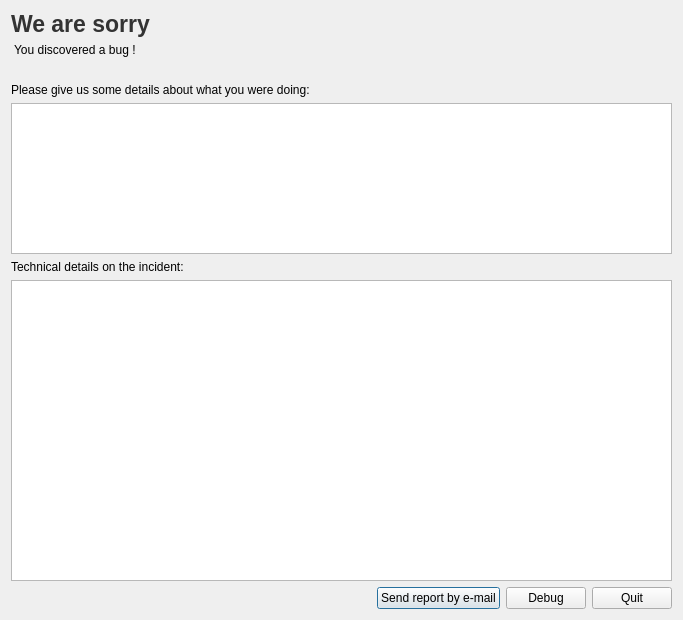
<?xml version="1.0" encoding="UTF-8"?>
<ui version="4.0">
 <class>BugReportDialog</class>
 <widget class="QDialog" name="BugReportDialog">
  <property name="windowModality">
   <enum>Qt::ApplicationModal</enum>
  </property>
  <property name="geometry">
   <rect>
    <x>0</x>
    <y>0</y>
    <width>683</width>
    <height>620</height>
   </rect>
  </property>
  <property name="windowTitle">
   <string>Ooops</string>
  </property>
  <property name="locale">
   <locale language="English" country="UnitedStates"/>
  </property>
  <property name="modal">
   <bool>true</bool>
  </property>
  <layout class="QVBoxLayout" name="verticalLayout">
   <item>
    <widget class="QLabel" name="label_4">
     <property name="font">
      <font>
       <pointsize>17</pointsize>
       <weight>75</weight>
       <bold>true</bold>
      </font>
     </property>
     <property name="styleSheet">
      <string notr="true">color: #333;</string>
     </property>
     <property name="text">
      <string>We are sorry</string>
     </property>
    </widget>
   </item>
   <item>
    <widget class="QLabel" name="label">
     <property name="styleSheet">
      <string notr="true">margin-bottom: 20px;</string>
     </property>
     <property name="locale">
      <locale language="English" country="UnitedStates"/>
     </property>
     <property name="text">
      <string>You discovered a bug !</string>
     </property>
     <property name="alignment">
      <set>Qt::AlignLeading|Qt::AlignLeft|Qt::AlignVCenter</set>
     </property>
     <property name="wordWrap">
      <bool>true</bool>
     </property>
    </widget>
   </item>
   <item>
    <widget class="QLabel" name="label_2">
     <property name="text">
      <string>Please give us some details about what you were doing:</string>
     </property>
     <property name="wordWrap">
      <bool>true</bool>
     </property>
    </widget>
   </item>
   <item>
    <widget class="QPlainTextEdit" name="report_text">
     <property name="sizePolicy">
      <sizepolicy hsizetype="Expanding" vsizetype="Expanding">
       <horstretch>0</horstretch>
       <verstretch>1</verstretch>
      </sizepolicy>
     </property>
     <property name="locale">
      <locale language="English" country="UnitedStates"/>
     </property>
    </widget>
   </item>
   <item>
    <widget class="QLabel" name="label_3">
     <property name="text">
      <string>Technical details on the incident:</string>
     </property>
     <property name="wordWrap">
      <bool>true</bool>
     </property>
    </widget>
   </item>
   <item>
    <widget class="QTextBrowser" name="traceback_text">
     <property name="sizePolicy">
      <sizepolicy hsizetype="Expanding" vsizetype="Expanding">
       <horstretch>0</horstretch>
       <verstretch>2</verstretch>
      </sizepolicy>
     </property>
     <property name="autoFormatting">
      <set>QTextEdit::AutoBulletList</set>
     </property>
     <property name="lineWrapMode">
      <enum>QTextEdit::NoWrap</enum>
     </property>
     <property name="openExternalLinks">
      <bool>true</bool>
     </property>
     <property name="openLinks">
      <bool>false</bool>
     </property>
    </widget>
   </item>
   <item>
    <layout class="QHBoxLayout" name="horizontalLayout">
     <item>
      <spacer name="horizontalSpacer">
       <property name="orientation">
        <enum>Qt::Horizontal</enum>
       </property>
       <property name="sizeHint" stdset="0">
        <size>
         <width>40</width>
         <height>20</height>
        </size>
       </property>
      </spacer>
     </item>
     <item>
      <widget class="QPushButton" name="send_button">
       <property name="text">
        <string>Send report by e-mail</string>
       </property>
      </widget>
     </item>
     <item>
      <widget class="QPushButton" name="debug_button">
       <property name="text">
        <string>Debug</string>
       </property>
      </widget>
     </item>
     <item>
      <widget class="QPushButton" name="quit_button">
       <property name="text">
        <string>Quit</string>
       </property>
      </widget>
     </item>
    </layout>
   </item>
  </layout>
 </widget>
 <tabstops>
  <tabstop>report_text</tabstop>
  <tabstop>traceback_text</tabstop>
  <tabstop>send_button</tabstop>
  <tabstop>debug_button</tabstop>
  <tabstop>quit_button</tabstop>
 </tabstops>
 <resources>
  <include location="../../../../palette/files/gui/resources.qrc"/>
 </resources>
 <connections>
  <connection>
   <sender>quit_button</sender>
   <signal>clicked()</signal>
   <receiver>BugReportDialog</receiver>
   <slot>reject()</slot>
   <hints>
    <hint type="sourcelabel">
     <x>342</x>
     <y>271</y>
    </hint>
    <hint type="destinationlabel">
     <x>199</x>
     <y>149</y>
    </hint>
   </hints>
  </connection>
 </connections>
</ui>
